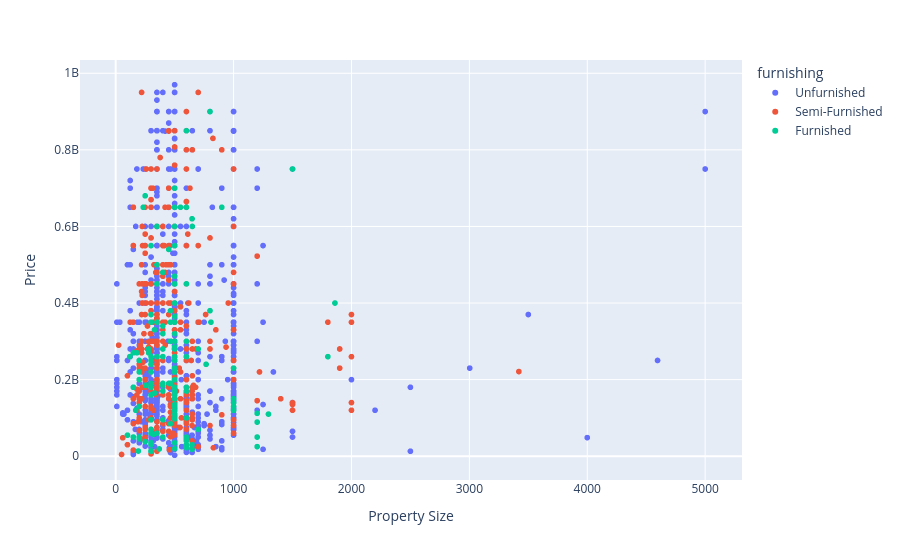

The notebook cell this image was saved under:
### Code cell
#scatter plot 
fig4 = px.scatter(
    df,
    x="property_size(sqm)",
    y="price",
    color="furnishing",
    labels={
        "property_size(sqm)": "Property Size",
        "price": "Price"
    }
)
fig4.show()

### Figure 1 — Plotly figure (JSON) as saved in the notebook; plotly's stock layout.template omitted (floating-point values rounded to 4 significant figures; data arrays with more than 128 entries replaced by an {"elided": "..."} marker saying what was removed)
{"data": [{"hovertemplate": "furnishing=Unfurnished<br>Property Size=%{x}<br>Price=%{y}<extra></extra>", "legendgroup": "Unfurnished", "marker": {"color": "#636efa", "symbol": "circle"}, "mode": "markers", "name": "Unfurnished", "showlegend": true, "type": "scattergl", "x": {"elided": "1307 int values"}, "xaxis": "x", "y": {"elided": "1307 float values"}, "yaxis": "y"}, {"hovertemplate": "furnishing=Semi-Furnished<br>Property Size=%{x}<br>Price=%{y}<extra></extra>", "legendgroup": "Semi-Furnished", "marker": {"color": "#EF553B", "symbol": "circle"}, "mode": "markers", "name": "Semi-Furnished", "showlegend": true, "type": "scattergl", "x": {"elided": "322 int values"}, "xaxis": "x", "y": {"elided": "322 float values"}, "yaxis": "y"}, {"hovertemplate": "furnishing=Furnished<br>Property Size=%{x}<br>Price=%{y}<extra></extra>", "legendgroup": "Furnished", "marker": {"color": "#00cc96", "symbol": "circle"}, "mode": "markers", "name": "Furnished", "showlegend": true, "type": "scattergl", "x": {"elided": "153 int values"}, "xaxis": "x", "y": {"elided": "153 float values"}, "yaxis": "y"}], "layout": {"legend": {"title": {"text": "furnishing"}, "tracegroupgap": 0}, "margin": {"t": 60}, "xaxis": {"anchor": "y", "domain": [0, 1], "title": {"text": "Property Size"}}, "yaxis": {"anchor": "x", "domain": [0, 1], "title": {"text": "Price"}}}}
